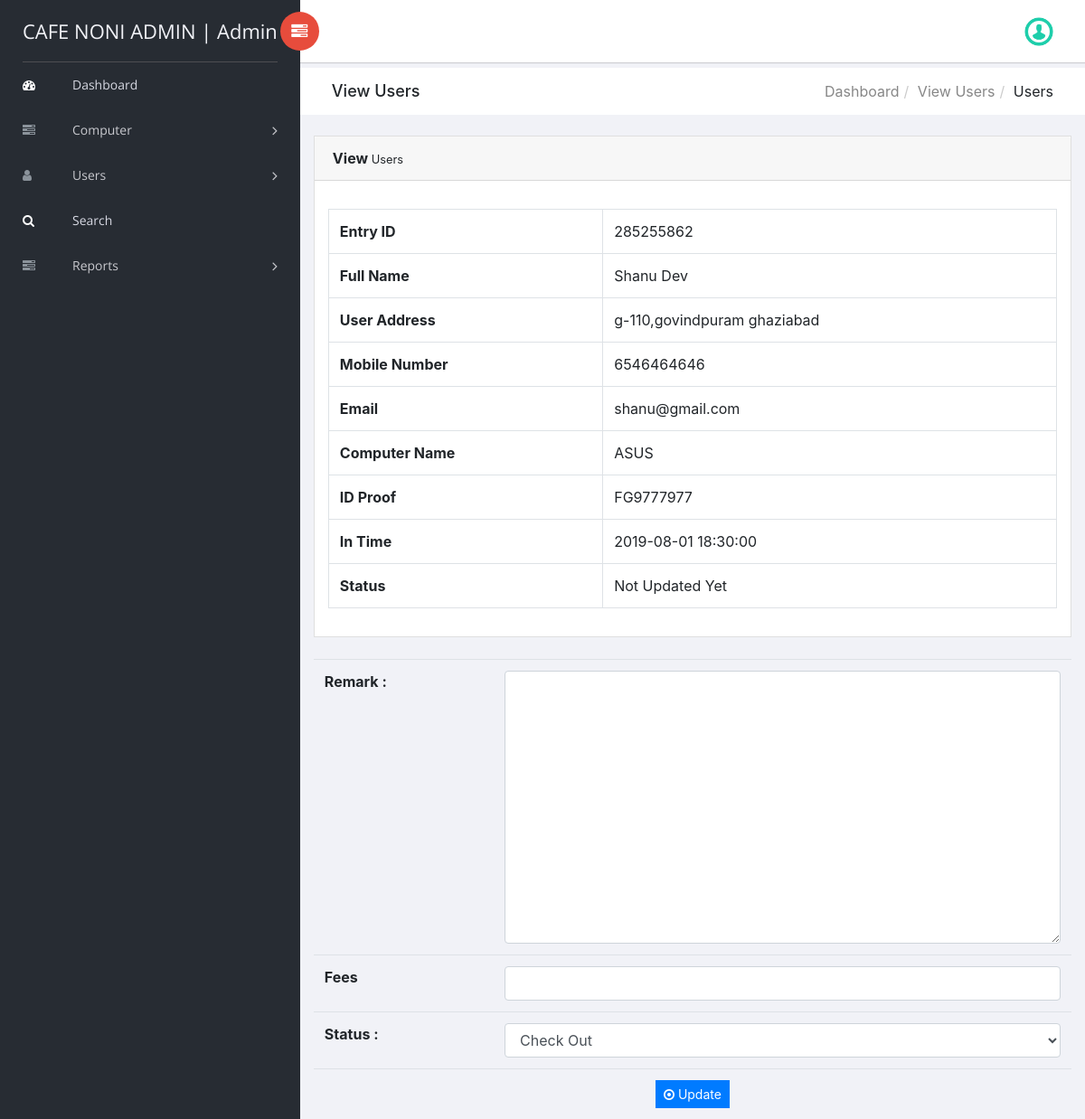
The page /view-user-detail.php?upid=2 (signed in) on the database its author committed.
### tables this page shows
CREATE TABLE `tblusers` (
  `ID` int(10) NOT NULL,
  `EntryID` varchar(20) DEFAULT NULL,
  `UserName` varchar(120) DEFAULT NULL,
  `UserAddress` varchar(200) DEFAULT NULL,
  `MobileNumber` bigint(10) DEFAULT NULL,
  `Email` varchar(200) DEFAULT NULL,
  `ComputerName` varchar(120) DEFAULT NULL,
  `IDProof` varchar(120) DEFAULT NULL,
  `InTime` timestamp NULL DEFAULT current_timestamp(),
  `OutTime` timestamp NULL DEFAULT NULL ON UPDATE current_timestamp(),
  `Fees` varchar(120) DEFAULT NULL,
  `Remark` varchar(120) DEFAULT NULL,
  `Status` varchar(20) NOT NULL,
  `UpdationDate` timestamp NULL DEFAULT NULL ON UPDATE current_timestamp()
);

### view-user-detail.php (the view, shortened to what this page needs)
<?php
include('includes/dbconnection.php');
if (strlen($_SESSION['ccmsaid']==0)) {
  header('location:logout.php');
  } else{
?>
<!doctype html>
<html class="no-js" lang="en">
<head>
    <link rel="stylesheet" href="vendors/bootstrap/dist/css/bootstrap.min.css">
    <link rel="stylesheet" href="vendors/font-awesome/css/font-awesome.min.css">
    <link rel="stylesheet" href="vendors/themify-icons/css/themify-icons.css">
    <link rel="stylesheet" href="vendors/flag-icon-css/css/flag-icon.min.css">
    <link rel="stylesheet" href="vendors/selectFX/css/cs-skin-elastic.css">
    <link rel="stylesheet" href="assets/css/style.css">
</head>
<body>
    <?php include_once('includes/sidebar.php');?>
    <div id="right-panel" class="right-panel">
        <?php include_once('includes/header.php');?>
        <div class="breadcrumbs">
            <div class="col-sm-4">
                <div class="page-header float-left">
                    <div class="page-title">
                        <h1>View Users</h1>
                    </div>
                </div>
            </div>
            <div class="col-sm-8">
                <div class="page-header float-right">
                    <div class="page-title">
                        <ol class="breadcrumb text-right">
                            <li><a href="dashboard.php">Dashboard</a></li>
                            <li><a href="view-user-detail.php">View Users</a></li>
                            <li class="active">Users</li>
                        </ol>
                    </div>
                </div>
            </div>
        </div>
        <div class="content mt-3">
            <div class="animated fadeIn">
                <div class="row">
                    <div class="col-lg-6">
                    </div>
                    <div class="col-lg-12">
                        <div class="card">
                            <div class="card-header"><strong>View</strong><small> Users</small></div>
                            <div class="card-body card-block">
 <?php
 $cid=$_GET['upid'];
$ret=mysqli_query($con,"select * from tblusers where ID='$cid'");
while ($row=mysqli_fetch_array($ret)) {
?>                       <table border="1" class="table table-bordered mg-b-0">
   <tr>
                                <th>Entry ID</th>
                                   <td><?php  echo $row['EntryID'];?></td>
                                   </tr>
<tr>
                                <th>Full Name</th>
                                   <td><?php  echo $row['UserName'];?></td>
                                   </tr>
                                <tr>
                                <th>User Address</th>
                                   <td><?php  echo $row['UserAddress'];?></td>
                                   </tr>
                                   <tr>
                                    <th>Mobile Number</th>
                                      <td><?php  echo $row['MobileNumber'];?></td>
                                  </tr>
                                      <tr>
                                       <th>Email</th>
                                        <td><?php  echo $row['Email'];?></td>
                                    </tr>
                                    <tr>
                               <th>Computer Name</th>
                                <td><?php  echo $row['ComputerName'];?></td>
                            </tr>
                       <tr>
                       <th>ID Proof</th>
                         <td><?php  echo $row['IDProof'];?></td>
                         </tr>
                     <tr>
       <th>In Time</th>
       <td><?php  echo $row['InTime'];?></td>
</tr>
    <tr>
    <th>Status</th>
    <td> <?php
if($row['Status']=="")
{
  echo "Not Updated Yet";
}
     ;?></td>
  </tr>
</table>
                                                    </div>
                                                </div>
<table class="table mb-0">
<?php if($row['Status']==""){ ?>
<form name="submit" method="post" enctype="multipart/form-data">
<tr>
    <th>Remark :</th>
    <td>
    <textarea name="remark" placeholder="" rows="12" cols="14" class="form-control wd-450" required="true"></textarea></td>
  </tr>
<tr>
<th>Fees </th>
<td>
  <input type="text" name="fees" id="fees" class="form-control wd-450" >
</td></tr>
  <tr>
    <th>Status :</th>
    <td>
   <select name="status" class="form-control wd-450" required="true" >
     <option value="Out">Check Out</option>
   </select></td>
  </tr>
  <tr align="center">
    <td colspan="2"><button type="submit" name="submit" class="btn btn-primary btn-sm"><i class="fa fa-dot-circle-o"></i> Update</button></td>
  </tr>
  </form>
<?php } ?>
</table>
<?php } ?>
                                            </div>
                                            </div>
                                        </div>
                                    </div>
                                </div>
</body>
</html>
<?php }  ?>

### includes/sidebar.php (shortened to what this page needs)
<aside id="left-panel" class="left-panel">
        <nav class="navbar navbar-expand-sm navbar-default">
<?php
$adminid=$_SESSION['ccmsaid'];
$ret=mysqli_query($con,"select AdminName from tbladmin where ID='$adminid'");
$row=mysqli_fetch_array($ret);
$name=$row['AdminName'];
?>
            <div class="navbar-header">
                <a class="navbar-brand" href="dashboard.php">CAFE NONI ADMIN | <?php echo $name; ?></a>
            </div>
            <div id="main-menu" class="main-menu collapse navbar-collapse">
                <ul class="nav navbar-nav">
                    <li class="active">
                        <a href="dashboard.php"> <i class="menu-icon fa fa-dashboard"></i>Dashboard </a>
                    </li>
<li class="menu-item-has-children dropdown">
                        <a href="#" class="dropdown-toggle" data-toggle="dropdown" aria-haspopup="true" aria-expanded="false"> <i class="menu-icon fa fa-tasks"></i>Computer</a>
                    </li>
 <li class="menu-item-has-children dropdown">
                        <a href="add-users.php" class="dropdown-toggle" data-toggle="dropdown" aria-haspopup="true" aria-expanded="false"> <i class="menu-icon fa fa-user"></i>Users</a>
                    </li>
<li class="active">
                        <a href="search.php"> <i class="menu-icon fa fa-search"></i>Search </a>
                    </li>
  <li class="menu-item-has-children dropdown">
                        <a href="#" class="dropdown-toggle" data-toggle="dropdown" aria-haspopup="true" aria-expanded="false"> <i class="menu-icon fa fa-tasks"></i>Reports</a>
                    </li>
                </ul>
            </div>
        </nav>
    </aside>

### includes/header.php (shortened to what this page needs)
<header id="header" class="header">
           <div class="header-menu">
               <div class="col-sm-7">
                   <a id="menuToggle" class="menutoggle pull-left"><i class="fa fa fa-tasks"></i></a>
               </div>
               <div class="col-sm-5">
                   <div class="user-area dropdown float-right">
                       <a href="#" class="dropdown-toggle" data-toggle="dropdown" aria-haspopup="true" aria-expanded="false">
                           <img class="user-avatar rounded-circle" src="images/images.png" alt="User Avatar">
                       </a>
                   </div>
               </div>
           </div>
       </header>

### rows shown on the page
tblusers: EntryID "285255862", UserName "Shanu Dev", UserAddress "g-110,govindpuram ghaziabad", MobileNumber "6546464646", Email "shanu@gmail.com", ComputerName "ASUS", IDProof "FG9777977", InTime "2019-08-01 18:30:00", Status "Not Updated Yet"

### other values the page prints
$name "Admin"
